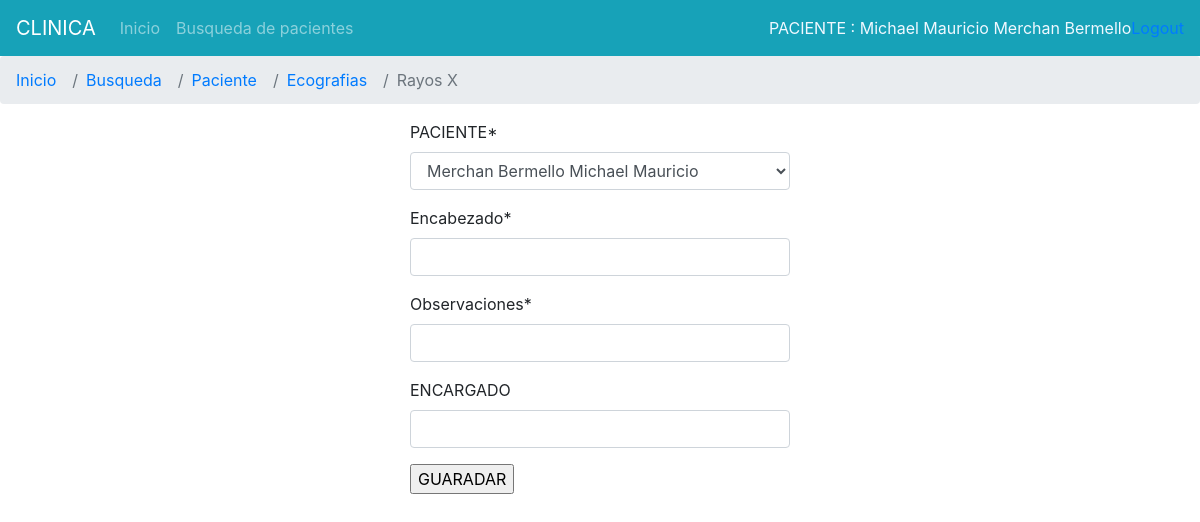
The app's page /rayosx/7 (signed in) with its own data.
### Registros/models.py (models this page shows, shortened)
class Paciente(models.Model):
	cedula=models.CharField(max_length=13,unique=True,verbose_name='Cedula de indentidad')
	nombre1=models.CharField(max_length=50,verbose_name='Primer nombre')
	nombre2=models.CharField(max_length=50,verbose_name='Segundo nombre')
	apellPadre=models.CharField(max_length=50,verbose_name='Apellido paterno')
	apellMadre=models.CharField(max_length=50,verbose_name='Apellido materno')
	sexo=models.CharField(max_length=2,choices=(('F', 'Femenino'),('M', 'Masculino'),))
	direccion=models.CharField(max_length=100,verbose_name='DIRECCION DOMICILIARIA')
	fechNacimiento=models.DateField('fecha de naciemiento',default=timezone.now)
	lugarNacimiento=models.CharField(max_length=100,verbose_name='LUGAR DE NACIMIENTO')
	nacionalidad=models.CharField(max_length=100,verbose_name='NACIONALIDAD')
	grupoCultural=models.CharField(max_length=100,verbose_name='GRUPO CULTURAL')
	estadoCivil=models.CharField(max_length=3,choices=(('SOL', 'Soltero'),('CAS', 'Casado'),('DIV', 'Divorciado'),('VIU', 'Viudo'),('UNL', 'Unión libre')))
	instruccion=models.CharField(max_length=100,verbose_name='INSTRUCION EDUCATIVA')
	ocupacion=models.CharField(max_length=100,verbose_name='OCUPACION')
	empresa=models.CharField(max_length=100,verbose_name='EMPRESA')
	tipo_sangre=models.CharField(max_length=100,verbose_name='TIPO DE SANGRE')
	tipo_seguro=models.CharField(max_length=100,verbose_name='TIPO DE SEGURIDAD')
	telefono=models.CharField(max_length=9,verbose_name='Telefono del paciente')
	celular=models.CharField(max_length=10,verbose_name='Celular del paciente')
	correo=models.EmailField(verbose_name='Correo del paciente')
	pariente=models.CharField(max_length=100,verbose_name='NOMBRE PARIENTE')
	parentesco=models.CharField(max_length=100,verbose_name='Parentesco')
	telefono_pariente=models.CharField(max_length=9,verbose_name='Telefono del pariente')
	celular_pariente=models.CharField(max_length=10,verbose_name='Celular del referido')
	foto=models.ImageField(upload_to='fotos', null=True,blank=True)
	fech_creado=models.DateTimeField(auto_now_add=True,verbose_name='Fecha de admision')
	fech_actualizado=models.DateTimeField(auto_now=True,verbose_name='FECHA DE ACTUALIZACION')
	def __str__(self):
		return self.apellPadre+' '+self.apellMadre+' '+self.nombre1+' '+self.nombre2

### Registros/views.py (the view, shortened to what this page needs)
# urls.py: path('rayosx/<ident>',login_required(views.RayosxCreate.as_view()),name='rayosx'),
class RayosxCreate(CreateView):
    model = rayosx
    fields='__all__'
    template_name='registros/base_ecografias_form.html'
    def get_initial(self, **kwargs):
        return get_initial_pri(self, **kwargs)
    def get_context_data(self, **kwargs):
        extrainfo={'title':'Rayos X','page':'Rayos X'}
        return get_context_data_pri(self,RayosxCreate,extrainfo, **kwargs)

### Registros/views.py (called while the page is built)
def get_initial_pri(self, **kwargs):
    parametro = self.kwargs.get('ident',None)
    paciente = Paciente.objects.get(pk=parametro)
    return {'paciente':paciente,}

def get_context_data_pri(self, nomclass,extra,**kwargs):
    parametro = self.kwargs.get('ident',None)
    paciente = Paciente.objects.get(pk=parametro)
    context = super(nomclass, self).get_context_data(**kwargs)
    context['paciente']= paciente
    context['extrainfo'] = extra
    return context

### Registros/templates/registros/base_ecografias_form.html (shortened to what this page needs)
{% extends 'registros/base.html' %}
{% load crispy_forms_tags %}
{% block principal %}
<li class="nav-item">
  <a class="nav-link" href="{% url 'registros:index'%}">Inicio</a>
</li>
<li class="nav-item">
  <a class="nav-link" href="{% url 'registros:buscar'%}">Busqueda de pacientes</a>
</li>
{% endblock %}
{%block derecha%}
<div style="color:aliceblue">PACIENTE : {{paciente.nombre1}}&nbsp{{paciente.nombre2}}&nbsp{{paciente.apellPadre}}&nbsp{{paciente.apellMadre}}
</div>
{%endblock%}
{% block lista %}
<li class="breadcrumb-item"><a href="{% url 'registros:index'%}">Inicio</a></li>
<li class="breadcrumb-item"><a href="{% url 'registros:buscar'%}">Busqueda</a></li>
<li class="breadcrumb-item"><a href="{% url 'registros:paciente' ident=paciente.pk %}">Paciente</a></li>
<li class="breadcrumb-item"><a href="{% url 'registros:ecografia' ident=paciente.pk %}">Ecografias</a></li>
<li class="breadcrumb-item active" aria-current="page">{{extrainfo.page}}</li>
{% endblock %}
{% block content %}
<div class="row">
  <div class="col-md-4">
    </div>
<div class="col-md-4">
    <form method="post">{% csrf_token %}
        {{ form|crispy }}
        <input type="submit" value="GUARADAR">
    </form>
</div>
</div>
{% endblock %}

### records on screen
Paciente: nombre1 "Michael", nombre2 "Mauricio", apellPadre "Merchan", apellMadre "Bermello"

### other values on screen
{{ extrainfo.page }} "Rayos X"
